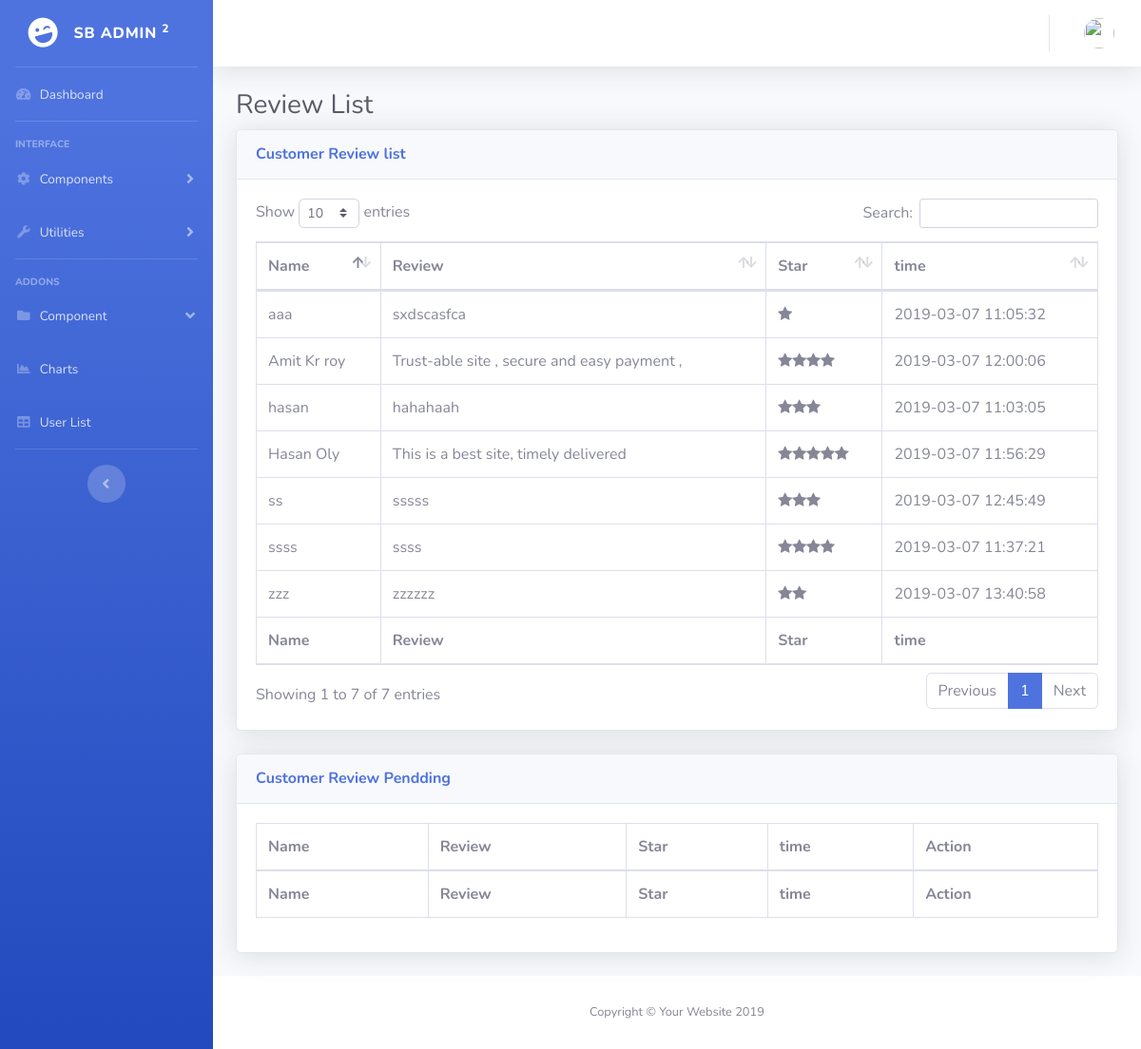
Before: /admin/review_list.php with the older database file.
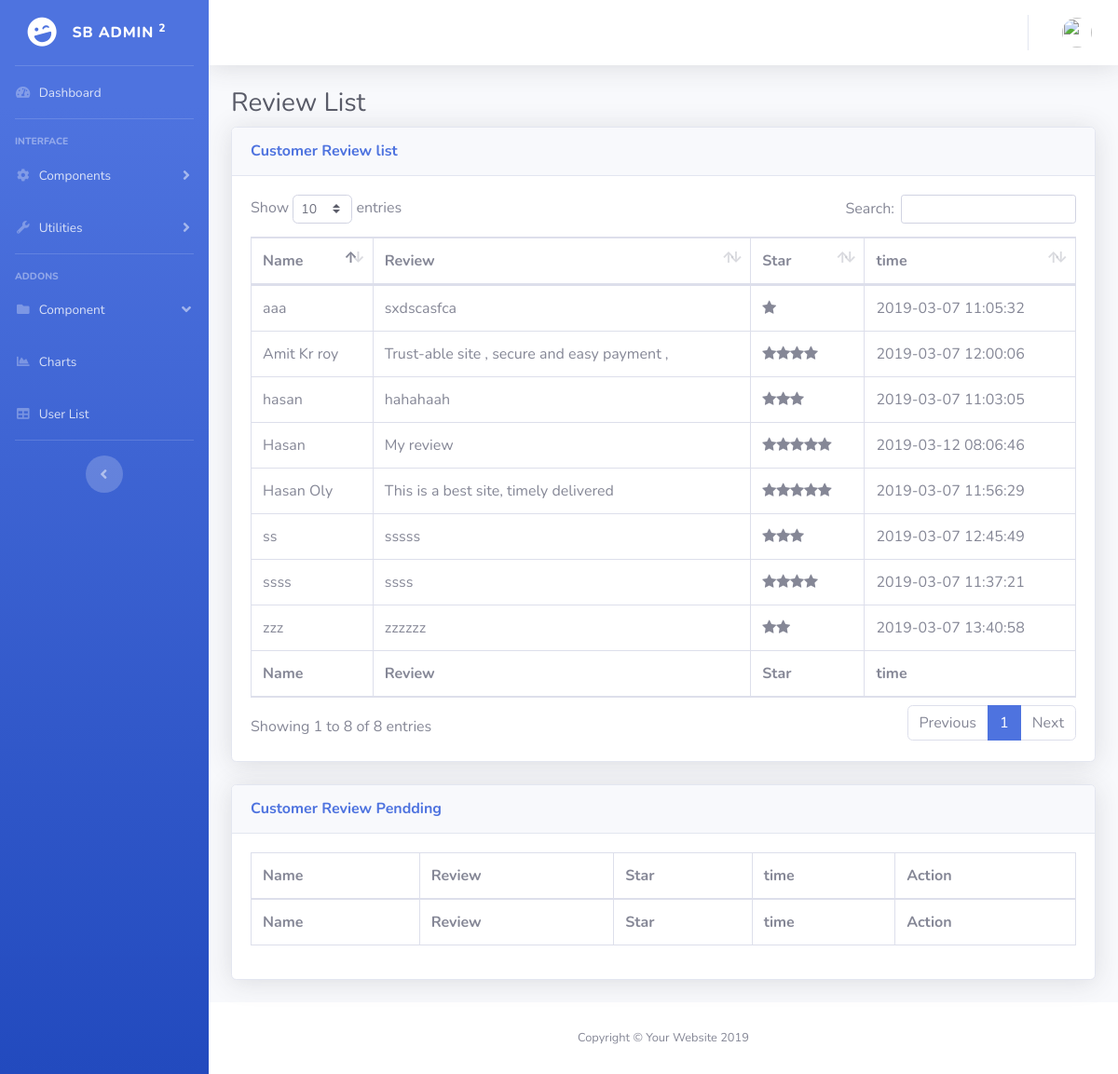
After: the same page with the newer database file.
### tables this page shows
CREATE TABLE `customer_review` (
  `id` int(50) NOT NULL,
  `time` datetime NOT NULL,
  `name` varchar(100) NOT NULL,
  `review` text NOT NULL,
  `star` int(100) NOT NULL,
  `status` varchar(50) NOT NULL
);

### admin/system/adodb/adodb.inc.php (called while the page is built, shortened)
<?php
 if (!defined('_ADODB_LAYER')) {
	GLOBAL
		$ADODB_vers,
		$ADODB_COUNTRECS,
		$ADODB_CACHE_DIR,
		$ADODB_CACHE,
		$ADODB_CACHE_CLASS,
		$ADODB_EXTENSION,
		$ADODB_COMPAT_FETCH,
	 	$ADODB_FETCH_MODE,
		$ADODB_GETONE_EOF,
		$ADODB_QUOTE_FIELDNAMES;
	function ADODB_Setup()
	{
	GLOBAL
		$ADODB_vers,
		$ADODB_COUNTRECS,
		$ADODB_CACHE_DIR,
	 	$ADODB_FETCH_MODE,
		$ADODB_CACHE,
		$ADODB_CACHE_CLASS,
		$ADODB_FORCE_TYPE,
		$ADODB_GETONE_EOF,
		$ADODB_QUOTE_FIELDNAMES;
		$ADODB_FETCH_MODE = ADODB_FETCH_DEFAULT;
		if (!isset($ADODB_COUNTRECS)) $ADODB_COUNTRECS = true;
	}
	class ADOConnection {
	var $database = '';
	var $host = '';
	var $user = '';
	var $debug = false;
	var $true = '1';
	var $false = '0';
	var $fetchMode=false;
	var $bulkBind = false;
	var $_queryID = false;
	var $_bindInputArray = false;
	function PConnect($argHostname = "", $argUsername = "", $argPassword = "", $argDatabaseName = "")
	{
		if ($argHostname != "") $this->host = $argHostname;
		if ($argUsername != "") $this->user = $argUsername;
		if ($argDatabaseName != "") $this->database = $argDatabaseName;
		if ($rez = $this->_pconnect($this->host, $this->user, $argPassword, $this->database)) return true;
		return $ret;
	}
	function Execute($sql,$inputarr=false)
	{
		if ($inputarr) {
			if (!is_array($inputarr)) $inputarr = array($inputarr);
			$element0 = reset($inputarr);
			$array_2d = $this->bulkBind && is_array($element0) && !is_object(reset($element0));
			unset($element0);
			if (!is_array($sql) && !$this->_bindInputArray) {
				$sqlarr = explode('?',$sql);
				$nparams = sizeof($sqlarr)-1;
				if (!$array_2d) $inputarr = array($inputarr);
				foreach($inputarr as $arr) {
					$sql = ''; $i = 0;
					while(list(, $v) = each($arr)) {
						$sql .= $sqlarr[$i];
						$typ = gettype($v);
						if ($typ == 'string')
							$sql .= $this->qstr($v);
						else if ($typ == 'double')
							$sql .= str_replace(',','.',$v);
						else if ($typ == 'boolean')
							$sql .= $v ? $this->true : $this->false;
						else if ($typ == 'object') {
							if (method_exists($v, '__toString')) $sql .= $this->qstr($v->__toString());
							else $sql .= $this->qstr((string) $v);
						} else if ($v === null)
							$sql .= 'NULL';
						else
							$sql .= $v;
						$i += 1;
						if ($i == $nparams) break;
					}
					if (isset($sqlarr[$i])) {
						$sql .= $sqlarr[$i];
						if ($i+1 != sizeof($sqlarr)) $this->outp_throw( "Input Array does not match ?: ".htmlspecialchars($sql),'Execute');
					} else if ($i != sizeof($sqlarr))
						$this->outp_throw( "Input array does not match ?: ".htmlspecialchars($sql),'Execute');
					$ret = $this->_Execute($sql);
					if (!$ret) return $ret;
				}
			} else {
				if ($array_2d) {
					if (is_string($sql))
						$stmt = $this->Prepare($sql);
					else
						$stmt = $sql;
					foreach($inputarr as $arr) {
						$ret = $this->_Execute($stmt,$arr);
						if (!$ret) return $ret;
					}
				} else {
					$ret = $this->_Execute($sql,$inputarr);
				}
			}
		} else {
			$ret = $this->_Execute($sql,false);
		}
		return $ret;
	}
	function _Execute($sql,$inputarr=false)
	{
		if ($this->debug) {
			global $ADODB_INCLUDED_LIB;
			if (empty($ADODB_INCLUDED_LIB)) include(ADODB_DIR.'/adodb-lib.inc.php');
			$this->_queryID = _adodb_debug_execute($this, $sql,$inputarr);
		} else {
			$this->_queryID = @$this->_query($sql,$inputarr);
		}
		$rs = new $rsclass($this->_queryID,$this->fetchMode);
		$rs->connection = $this;
		$rs->Init();
		if (is_array($sql)) $rs->sql = $sql[0];
		else $rs->sql = $sql;
		if ($rs->_numOfRows <= 0) {
		global $ADODB_COUNTRECS;
			if ($ADODB_COUNTRECS) {
				if (!$rs->EOF) {
					$rs = $this->_rs2rs($rs,-1,-1,!is_array($sql));
					$rs->_queryID = $this->_queryID;
				} else
					$rs->_numOfRows = 0;
			}
		}
		return $rs;
	}
}
	class ADORecordSet implements IteratorAggregate {
	var $_numOfRows = -1;
	var $_numOfFields = -1;
	var $_currentRow = -1;
	var $_closed = false;
	function ADORecordSet($queryID)
	{
		$this->_queryID = $queryID;
	}
	function Init()
	{
		if ($this->_numOfRows != 0 && $this->_numOfFields && $this->_currentRow == -1) {
			$this->_currentRow = 0;
			if ($this->EOF = ($this->_fetch() === false)) {
				$this->_numOfRows = 0;
			}
		} else {
			$this->EOF = true;
		}
	}
	function Close()
	{
		if (!$this->_closed) {
			$this->_closed = true;
			return $this->_close();
		} else
			return true;
	}
	function RecordCount() {return $this->_numOfRows;}
}
	function ADOLoadCode($dbType)
	{
		$db = strtolower($dbType);
		switch ($db) {
			default:
				$class = $db; break;
		}
		$file = ADODB_DIR."/drivers/adodb-".$db.".inc.php";
		if (class_exists("ADODB_" . $class)) return $class;
		return false;
	}
	function ADONewConnection($db='')
	{
	GLOBAL $ADODB_NEWCONNECTION, $ADODB_LASTDB;
		$errorfn = (defined('ADODB_ERROR_HANDLER')) ? ADODB_ERROR_HANDLER : false;
		if(empty($obj)) {
			if (!isset($ADODB_LASTDB)) $ADODB_LASTDB = '';
			if ($db != $ADODB_LASTDB) $db = ADOLoadCode($db);
			$cls = 'ADODB_'.$db;
			$obj = new $cls();
		}
		return $obj;
	}
}
?>

### admin/system/database.php (called while the page is built, shortened)
<?php
include ('adodb/adodb.inc.php');
class clsConnection
{
    private $db_host;
    private $db_user;
    private $db_pwd;
    private $db_name;
    private $dbLink;
    function clsConnection()
    {
        if (strstr($_SERVER['HTTP_HOST'], "192.168.1.") || $_SERVER['HTTP_HOST'] =="localhost")
        {
            $this->db_host = "localhost";
            $this->db_user = "root";
            $this->db_pwd = "";
            $this->db_name = "tilottama_tech";
        }
        else
        {
            $this->db_host = "localhost";
            $this->db_user = "root";
            $this->db_pwd = "";
            $this->db_name = "reborndb";
        }
        $this->dbLink = ADONewConnection('mysqli');
        $this->dbLink->PConnect($this->db_host, $this->db_user, $this->db_pwd, $this->db_name);
    }
    public function GetAllRows($sqlQuery = "")
    {
        $recordSet = $this->dbLink->Execute($sqlQuery);
        $rows = array();
        if (!$recordSet)
        {
            print $this->dbLink->ErrorMsg();
        }
        else
        {
            while (!$recordSet->EOF)
            {
                $rows[] = $recordSet->fields;
                $recordSet->MoveNext();
            }
        }
        return $rows;
    }
}
?>

### admin/system/adodb/drivers/adodb-mysqli.inc.php (called while the page is built, shortened)
<?php
if (! defined("_ADODB_MYSQLI_LAYER")) {
class ADODB_mysqli extends ADOConnection {
	var $clientFlags = 0;
	var $port = false;
	var $socket = false;
	var $optionFlags = array(array(MYSQLI_READ_DEFAULT_GROUP,0));
  	var $multiQuery = false;
	function _connect($argHostname = NULL,
			  $argUsername = NULL,
			  $argPassword = NULL,
			  $argDatabasename = NULL, $persist=false)
	  {
	    $this->_connectionID = @mysqli_init();
		foreach($this->optionFlags as $arr) {
			mysqli_options($this->_connectionID,$arr[0],$arr[1]);
		}
		if ($persist && PHP_VERSION > 5.2 && strncmp($argHostname,'p:',2) != 0) $argHostname = 'p:'.$argHostname;
		$ok = mysqli_real_connect($this->_connectionID,
 				    $argHostname,
 				    $argUsername,
 				    $argPassword,
 				    $argDatabasename,
					$this->port,
					$this->socket,
					$this->clientFlags);
		if ($ok) {
	 		if ($argDatabasename)  return $this->SelectDB($argDatabasename);
 			return true;
 	   } else {
			if ($this->debug)
		  		ADOConnection::outp("Could't connect : "  . $this->ErrorMsg());
			$this->_connectionID = null;
			return false;
	   }
	}
	function _pconnect($argHostname, $argUsername, $argPassword, $argDatabasename)
	{
		return $this->_connect($argHostname, $argUsername, $argPassword, $argDatabasename, true);
	}
	function SelectDB($dbName)
	{
	    if ($this->_connectionID) {
        	$result = @mysqli_select_db($this->_connectionID, $dbName);
			return $result;
		}
	    return false;
	}
	function _query($sql, $inputarr)
	{
	global $ADODB_COUNTRECS;
		if ($this->multiQuery) {
			$rs = mysqli_multi_query($this->_connectionID, $sql.';');
			if ($rs) {
				$rs = ($ADODB_COUNTRECS) ? @mysqli_store_result( $this->_connectionID ) : @mysqli_use_result( $this->_connectionID );
				return $rs ? $rs : true;
			}
		} else {
			$rs = mysqli_query($this->_connectionID, $sql, $ADODB_COUNTRECS ? MYSQLI_STORE_RESULT : MYSQLI_USE_RESULT);
			if ($rs) return $rs;
		}
		return false;
	}
}
class ADORecordSet_mysqli extends ADORecordSet{
	function ADORecordSet_mysqli($queryID, $mode = false)
	{
	  if ($mode === false)
	   {
	      global $ADODB_FETCH_MODE;
	      $mode = $ADODB_FETCH_MODE;
	   }
	  switch ($mode)
	    {
	    case ADODB_FETCH_DEFAULT:
	    case ADODB_FETCH_BOTH:
	    default:
	      $this->fetchMode = MYSQLI_BOTH;
	      break;
	    }
	}
	function _initrs()
	{
	global $ADODB_COUNTRECS;
		$this->_numOfRows = $ADODB_COUNTRECS ? @mysqli_num_rows($this->_queryID) : -1;
		$this->_numOfFields = @mysqli_num_fields($this->_queryID);
	}
	function MoveNext()
	{
		$this->fields = @mysqli_fetch_array($this->_queryID,$this->fetchMode);
		if (is_array($this->fields)) return true;
		$this->EOF = true;
		return false;
	}
	function _fetch()
	{
		$this->fields = mysqli_fetch_array($this->_queryID,$this->fetchMode);
	  	return is_array($this->fields);
	}
	function _close()
	{
	  	$this->_queryID = false;
	}
}
}
?>

### admin/employee.cls.php (called while the page is built, shortened)
<?php
    class user_inc{
        private $db_con;
        function user_inc()
               {
                $this->db_con=new clsConnection;
               }
             function getReviewListFinal(){
                $sSql = "SELECT * FROM customer_review WHERE status = 'approved' ";
                 $rows = $this->db_con->GetAllRows($sSql);
                 return $rows;
             }
            }
?>

### admin/review_list.php (the view, shortened to what the changed rows need)
<?php
include ('system/database.php');
include ('employee.cls.php');
$obj_user = new user_inc ;
$userFinalReview = $obj_user->getReviewListFinal();
?>
<!DOCTYPE html>
<html lang="en">
<head>
  <link href="vendor/fontawesome-free/css/all.min.css" rel="stylesheet" type="text/css">
  <link rel="stylesheet" href="https://cdnjs.cloudflare.com/ajax/libs/font-awesome/4.7.0/css/font-awesome.min.css">
  <link href="css/sb-admin-2.min.css" rel="stylesheet">
  <link href="vendor/datatables/dataTables.bootstrap4.min.css" rel="stylesheet">
</head>
<body id="page-top">
  <div id="wrapper">
    <div id="content-wrapper" class="d-flex flex-column">
      <div id="content">
        <div class="container-fluid">
          <h1 class="h3 mb-2 text-gray-800">Review List</h1>
          <div class="card shadow mb-4">
            <div class="card-body">
              <div class="table-responsive">
                <table class="table table-bordered" id="dataTable" width="100%" cellspacing="0">
                  <thead>
                  <tr>
                    <th>Name</th>
                      <th>Review</th>
                      <th>Star</th>
                      <th>time</th>
                    </tr>
                  </thead>
                  <tfoot>
                  <tr>
                    <th>Name</th>
                      <th>Review</th>
                      <th>Star</th>
                      <th>time</th>
                    </tr>
                  </tfoot>
                  <tbody>
                  <?php
                foreach ($userFinalReview as  $row_review) {
                ?>
                    <tr>
                      <td><?php echo $row_review['name'];?></td>
                      <td><?php echo $row_review['review'];?></td>
                      <td><?php $rating = $row_review['star'];
for($i=0; $i<$rating; $i++) {
    echo '<i class="fa fa-star" aria-hidden="true"></i>';
}
?></td>
                      <td><?php echo $row_review['time'];?></td>
                    </tr>
                    <?php
                       }
                      ?>
                  </tbody>
                </table>
              </div>
            </div>
          </div>
          <div class="card shadow mb-4">
            <div class="card-body">
              <div class="table-responsive">
                <table class="table table-bordered" id="dataTable" width="100%" cellspacing="0">
                  <thead>
                  <tr>
                    <th>Name</th>
                      <th>Review</th>
                      <th>Star</th>
                      <th>time</th>
                      <th>Action</th>
                    </tr>
                  </thead>
                  <tfoot>
                  <tr>
                    <th>Name</th>
                      <th>Review</th>
                      <th>Star</th>
                      <th>time</th>
                      <th>Action</th>
                    </tr>
                  </tfoot>
                </table>
              </div>
            </div>
          </div>
        </div>
      </div>
    </div>
  </div>
</body>
</html>

Changed rows visible on the page:
added customer_review: name "Hasan", review "My review", star 5 (drawn), time "2019-03-12 08:06:46"
Other visible differences:
text written by a page script: "Show entries Search: Showing 1 to 7 of 7 entries Previous 1 Next" → "Show entries Search: Showing 1 to 8 of 8 entries Previous 1 Next"
